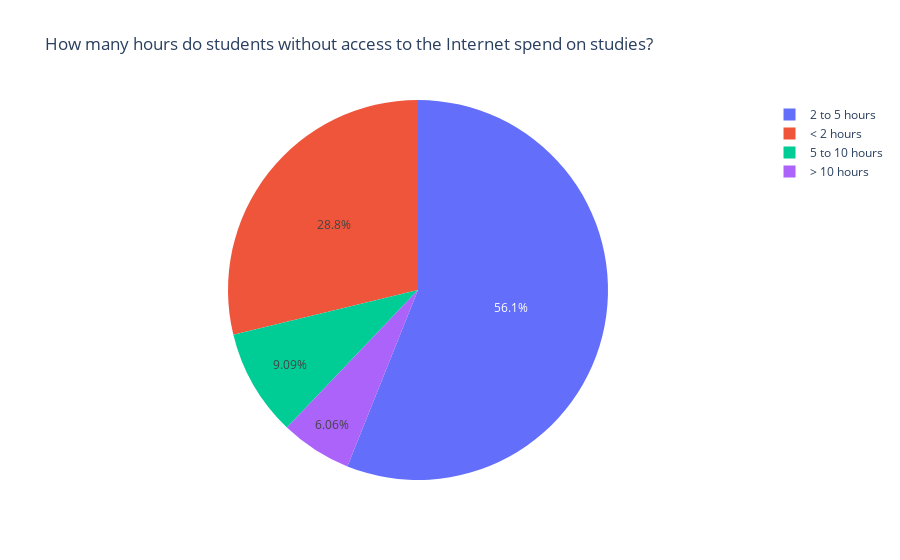

This figure's notebook cell:
### Markdown cell above
First, let's see whether the availability of the Internet affects the number of hours students spend on their studies.

### Code cell
time1 =data[(data.internet == 'no')].st_time.value_counts()
labels = (np.array(time1.index))
sizes = (np.array((time1 / time1.sum())*100))

trace = go.Pie(labels=labels, values=sizes)
layout = go.Layout(title="How many hours do students without access to the Internet spend on studies?")
dat = [trace]
fig = go.Figure(data=dat, layout=layout)
py.iplot(fig, filename="time1")

### Figure 1 — Plotly figure (JSON) as saved in the notebook; plotly's stock layout.template omitted (floating-point values rounded to 4 significant figures)
{"data": [{"labels": ["2 to 5 hours", "< 2 hours", "5 to 10 hours", "> 10 hours"], "type": "pie", "values": [56.06, 28.79, 9.091, 6.061]}], "layout": {"title": {"text": "How many hours do students without access to the Internet spend on studies?"}}}
